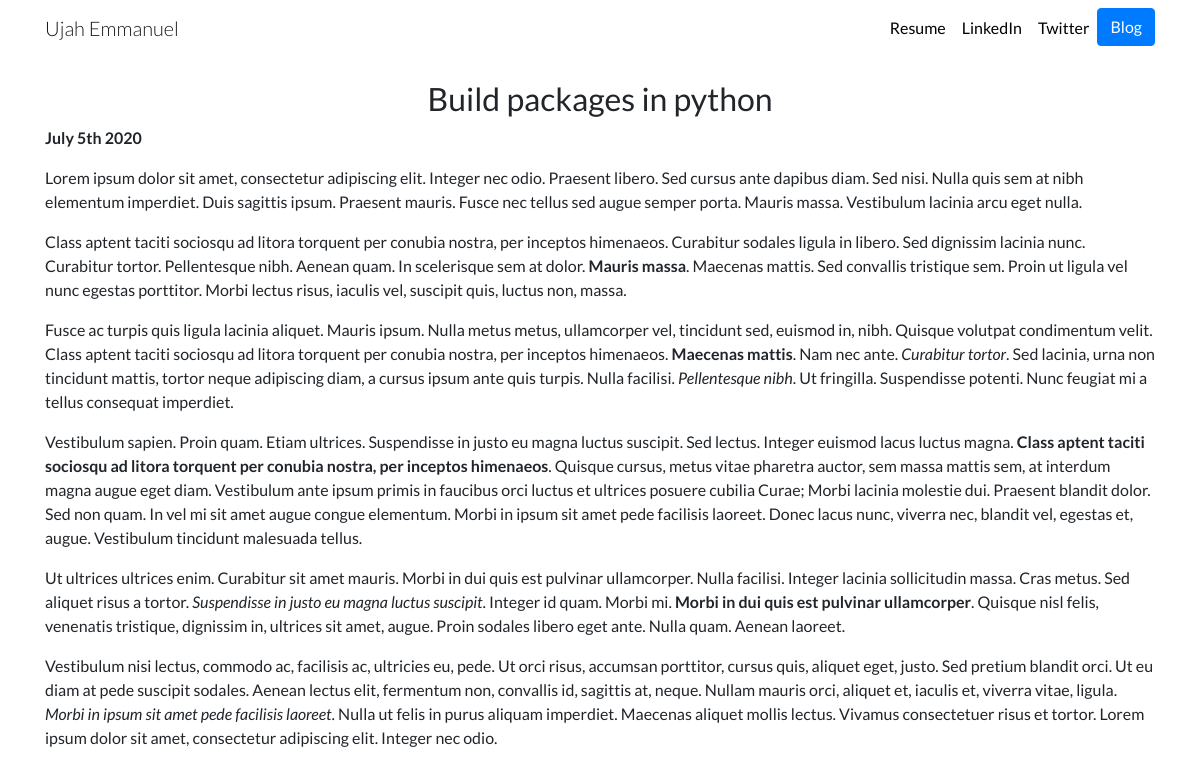
/blog/5/, run on the app's committed database.
### blog/models.py (models this page shows, shortened)
class Blog(models.Model):
    title = models.CharField(max_length=200)
    date = models.DateField()
    description = models.TextField()

### blog/views.py (the view)
# urls.py: path('<int:blog_id>/', views.detail, name='detail')
def detail(request, blog_id):
    blog = get_object_or_404(Blog, pk=blog_id)
    return render(request, 'blog/detail.html', {'blog': blog})

### blog/templates/blog/detail.html
{% extends 'portfolio/base.html' %}
{% block content %}
    <h2 class="text-center mt-4"> {{ blog.title }} </h2>
    <b>
        <p>{{ blog.date | date:'F jS Y'}}</p>
    </b>
    <p class="text-justify">{{ blog.description | safe }}</p>
{% endblock  %}

### portfolio/static/portfolio/style.css (style rules this page uses)
body { font-family: 'Lato', sans-serif; }

### data on the page
Blog: title "Build packages in python", date "July 5th 2020", description "Lorem ipsum dolor sit amet, consectetur adipiscing elit. Integer nec odio. Praesent libero. Sed cursus ante dapibus diam. Sed nisi. Nulla quis sem at nibh elementum imperdiet. Duis sagittis ipsum. Praesent mauris. Fusce nec tellus sed augue semper porta. Mauris massa. Vestibulum lacinia arcu eget nulla. Class aptent taciti sociosqu ad litora torquent per conubia nostra, per inceptos himenaeos. Curabitur sodales ligula in libero. Sed dignissim lacinia nunc. Curabitur tortor. Pellentesque nibh. Aenean quam. In scelerisque sem at dolor. Mauris massa . Maecenas mattis. Sed convallis tristique sem. Proin ut ligula vel nunc egestas porttitor. Morbi lectus risus, iaculis vel, suscipit quis, luctus…"
